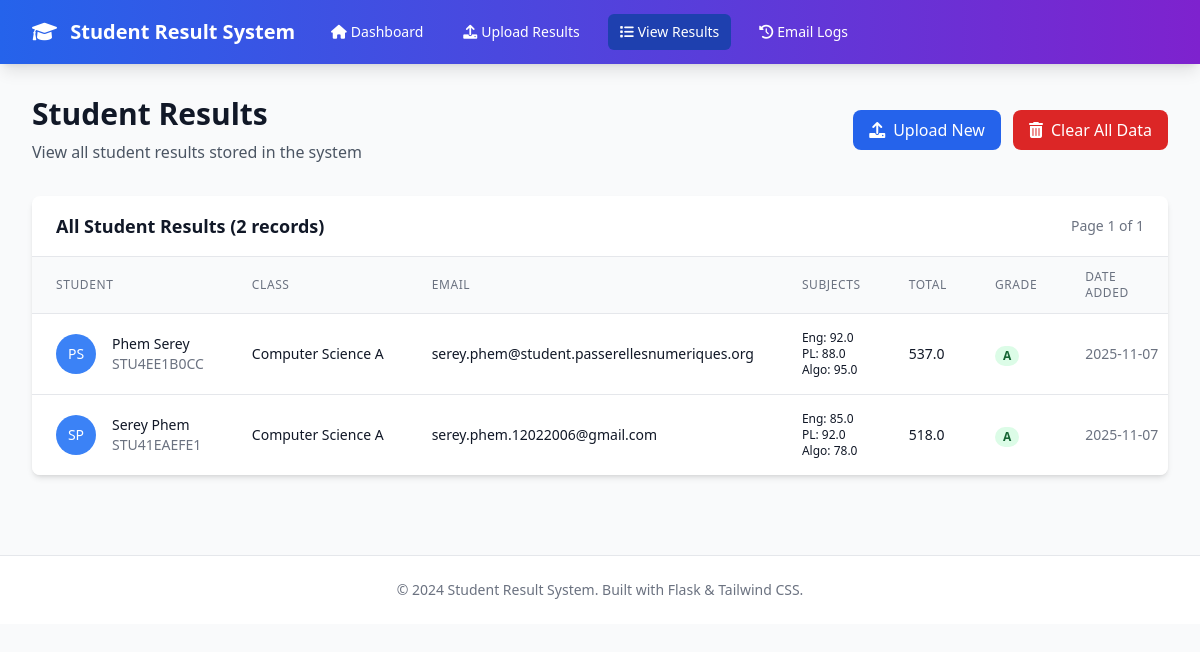
The page /results on the database as committed earlier.
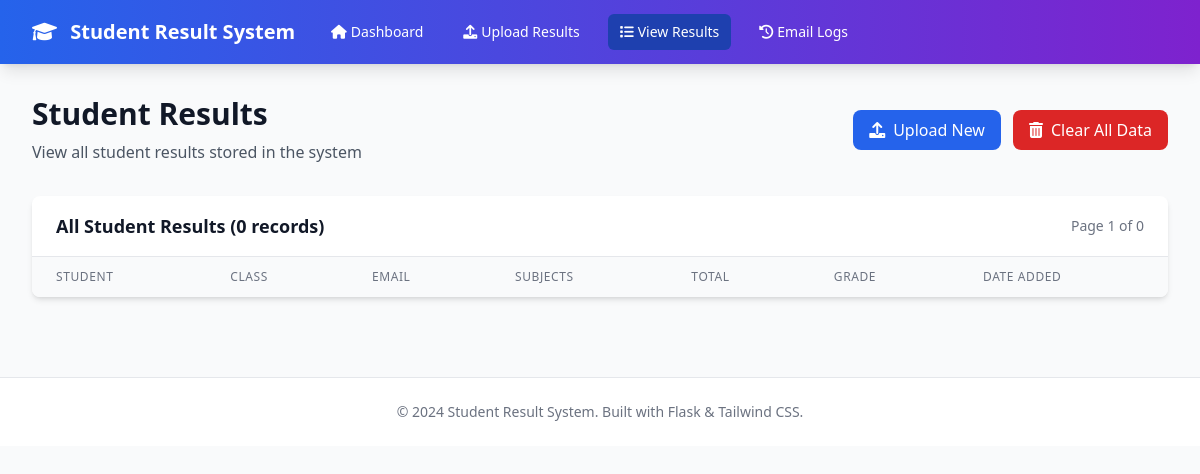
The same page on the database as committed later.
### app.py (models this page shows)
class StudentResult(db.Model):
    id = db.Column(db.Integer, primary_key=True)
    student_id = db.Column(db.String(50), unique=True, nullable=False)
    first_name = db.Column(db.String(100), nullable=False)
    last_name = db.Column(db.String(100), nullable=False)
    email = db.Column(db.String(120), nullable=False)
    class_name = db.Column(db.String(50), nullable=False)
    final_english = db.Column(db.Float, nullable=False)
    final_english_it = db.Column(db.Float, nullable=False)
    final_pl = db.Column(db.Float, nullable=False)
    final_algorithm = db.Column(db.Float, nullable=False)
    final_web_design = db.Column(db.Float, nullable=False)
    final_git = db.Column(db.Float, nullable=False)
    total = db.Column(db.Float, nullable=False)
    grade = db.Column(db.String(10), nullable=False)
    comments = db.Column(db.Text)
    created_at = db.Column(db.DateTime, default=datetime.utcnow)

### app.py (the view)
@app.route('/results')
def view_results():
    page = request.args.get('page', 1, type=int)
    per_page = 20
    students = StudentResult.query.order_by(StudentResult.created_at.desc()).paginate(
        page=page, per_page=per_page, error_out=False
    )
    return render_template('results.html', students=students)

### templates/results.html (shortened to what the changed rows need)
{% extends "base.html" %}
{% block content %}
<div class="mb-8">
    <div class="flex justify-between items-center">
        <div>
            <h1 class="text-3xl font-bold text-gray-900">Student Results</h1>
        </div>
    </div>
</div>
<div class="bg-white rounded-lg shadow-md overflow-hidden">
    <div class="px-6 py-4 border-b border-gray-200">
        <div class="flex justify-between items-center">
            <h3 class="text-lg font-semibold text-gray-900">
                All Student Results ({{ students.total }} records)
            </h3>
            <div class="flex items-center space-x-4">
                <span class="text-sm text-gray-500">
                    Page {{ students.page }} of {{ students.pages }}
                </span>
            </div>
        </div>
    </div>
    <div class="overflow-x-auto">
        <table class="min-w-full divide-y divide-gray-200">
            <thead class="bg-gray-50">
                <tr>
                    <th class="px-6 py-3 text-left text-xs font-medium text-gray-500 uppercase tracking-wider">Student</th>
                    <th class="px-6 py-3 text-left text-xs font-medium text-gray-500 uppercase tracking-wider">Class</th>
                    <th class="px-6 py-3 text-left text-xs font-medium text-gray-500 uppercase tracking-wider">Email</th>
                    <th class="px-6 py-3 text-left text-xs font-medium text-gray-500 uppercase tracking-wider">Subjects</th>
                    <th class="px-6 py-3 text-left text-xs font-medium text-gray-500 uppercase tracking-wider">Total</th>
                    <th class="px-6 py-3 text-left text-xs font-medium text-gray-500 uppercase tracking-wider">Grade</th>
                    <th class="px-6 py-3 text-left text-xs font-medium text-gray-500 uppercase tracking-wider">Date Added</th>
                </tr>
            </thead>
            <tbody class="bg-white divide-y divide-gray-200">
                {% for student in students.items %}
                <tr class="hover:bg-gray-50 transition duration-150">
                    <td class="px-6 py-4 whitespace-nowrap">
                        <div class="flex items-center">
                            <div class="flex-shrink-0 h-10 w-10 bg-blue-500 rounded-full flex items-center justify-center">
                                <span class="text-white font-medium text-sm">
                                    {{ student.first_name[0] }}{{ student.last_name[0] }}
                                </span>
                            </div>
                            <div class="ml-4">
                                <div class="text-sm font-medium text-gray-900">
                                    {{ student.first_name }} {{ student.last_name }}
                                </div>
                                <div class="text-sm text-gray-500">{{ student.student_id }}</div>
                            </div>
                        </div>
                    </td>
                    <td class="px-6 py-4 whitespace-nowrap text-sm text-gray-900">{{ student.class_name }}</td>
                    <td class="px-6 py-4 whitespace-nowrap text-sm text-gray-900">{{ student.email }}</td>
                    <td class="px-6 py-4 whitespace-nowrap text-sm text-gray-900">
                        <div class="text-xs">
                            <div>Eng: {{ student.final_english }}</div>
                            <div>PL: {{ student.final_pl }}</div>
                            <div>Algo: {{ student.final_algorithm }}</div>
                        </div>
                    </td>
                    <td class="px-6 py-4 whitespace-nowrap text-sm font-medium text-gray-900">{{ student.total }}</td>
                    <td class="px-6 py-4 whitespace-nowrap">
                        <span class="px-2 inline-flex text-xs leading-5 font-semibold rounded-full
                                    {% if student.grade == 'A' %}bg-green-100 text-green-800
                                    {% elif student.grade == 'B' %}bg-blue-100 text-blue-800
                                    {% elif student.grade == 'C' %}bg-yellow-100 text-yellow-800
                                    {% elif student.grade == 'D' %}bg-orange-100 text-orange-800
                                    {% else %}bg-red-100 text-red-800{% endif %}">
                            {{ student.grade }}
                        </span>
                    </td>
                    <td class="px-6 py-4 whitespace-nowrap text-sm text-gray-500">
                        {{ student.created_at.strftime('%Y-%m-%d') }}
                    </td>
                </tr>
                {% endfor %}
            </tbody>
        </table>
    </div>
</div>
{% endblock %}

Rows that differ between the two databases and show on the page:
removed StudentResult: first_name "P", last_name "S", first_name "Phem", last_name "Serey", student_id "STU4EE1B0CC", class_name "Computer Science A", email "serey.phem@student.passerellesnumeriques.org", final_english "92.0", final_pl "88.0", final_algorithm "95.0", total "537.0", grade "A", created_at "2025-11-07"
removed StudentResult: first_name "S", last_name "P", first_name "Serey", last_name "Phem", student_id "STU41EAEFE1", class_name "Computer Science A", email "serey.phem.12022006@gmail.com", final_english "85.0", final_pl "92.0", final_algorithm "78.0", total "518.0", grade "A", created_at "2025-11-07"
Other text that changed with them:
{{ students.total }}: "2" → "0"
{{ students.pages }}: "1" → "0"
